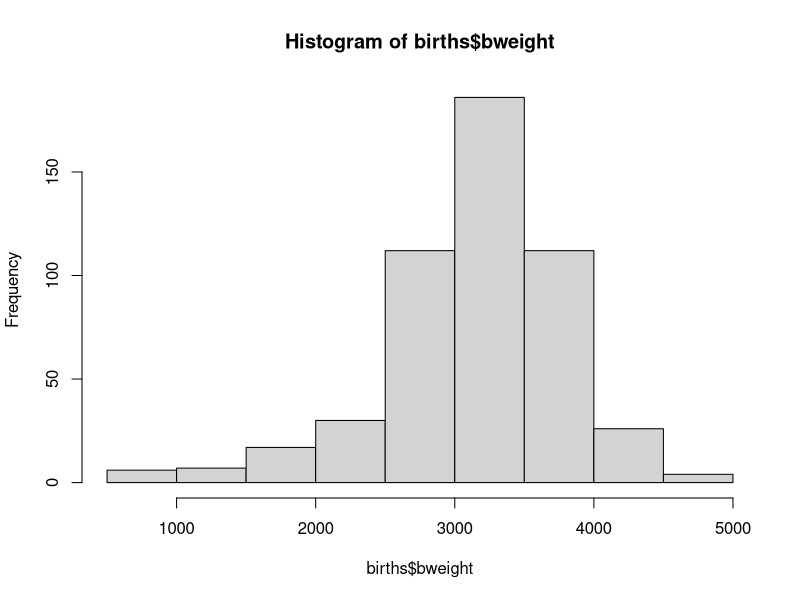
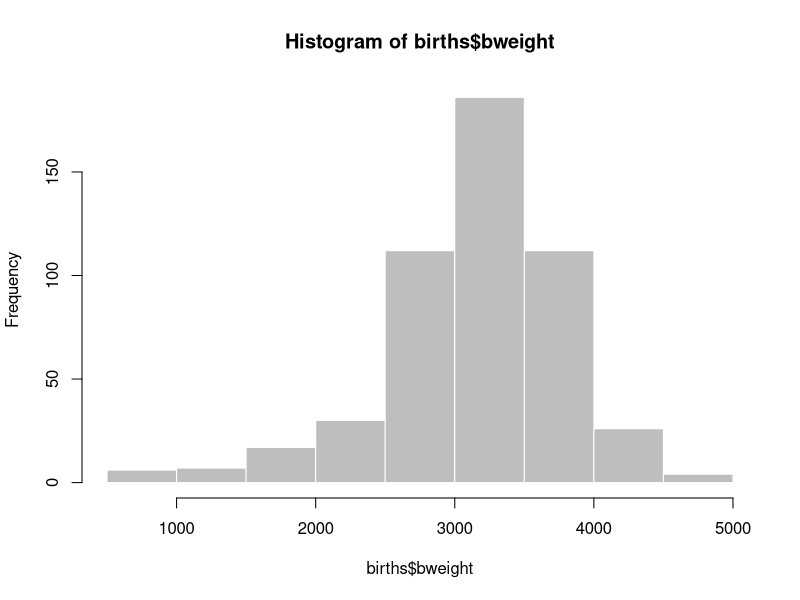
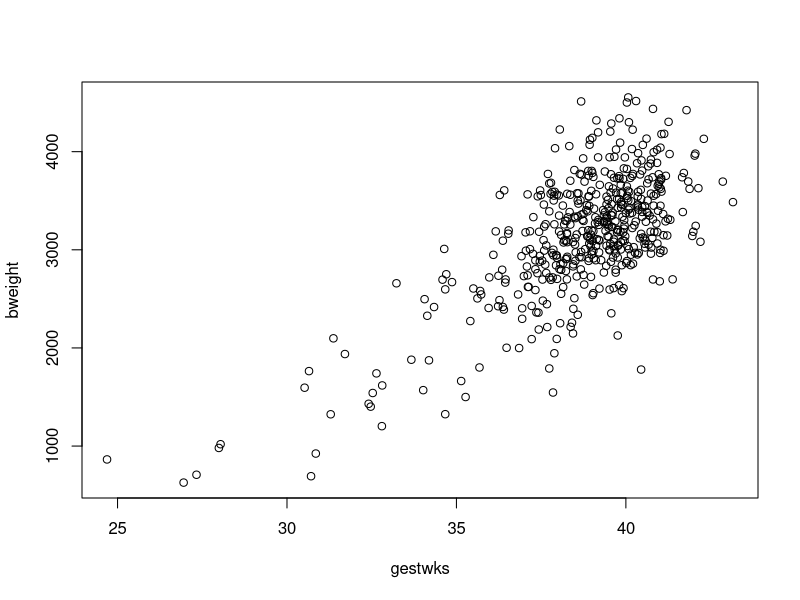
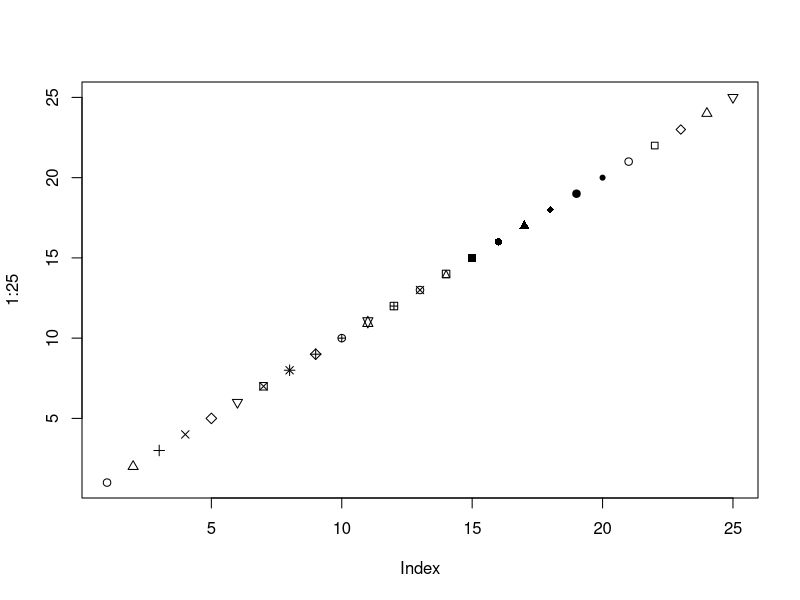
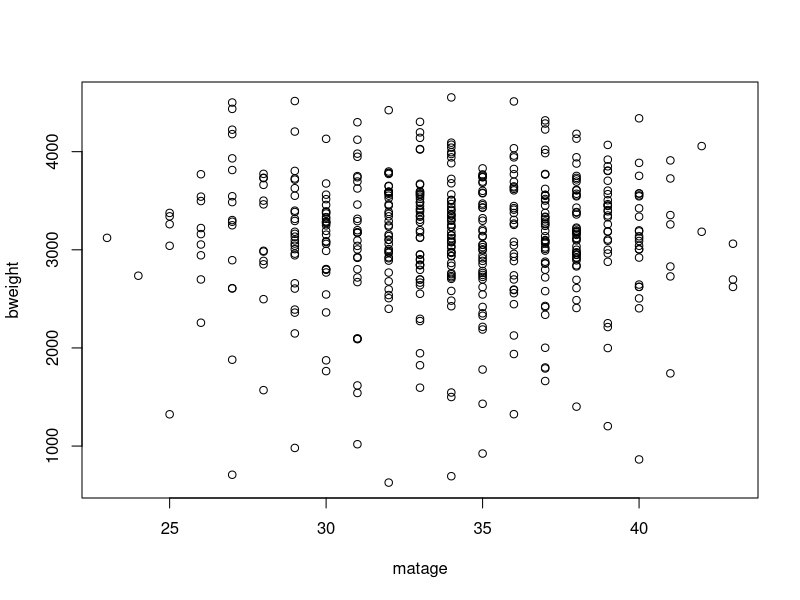
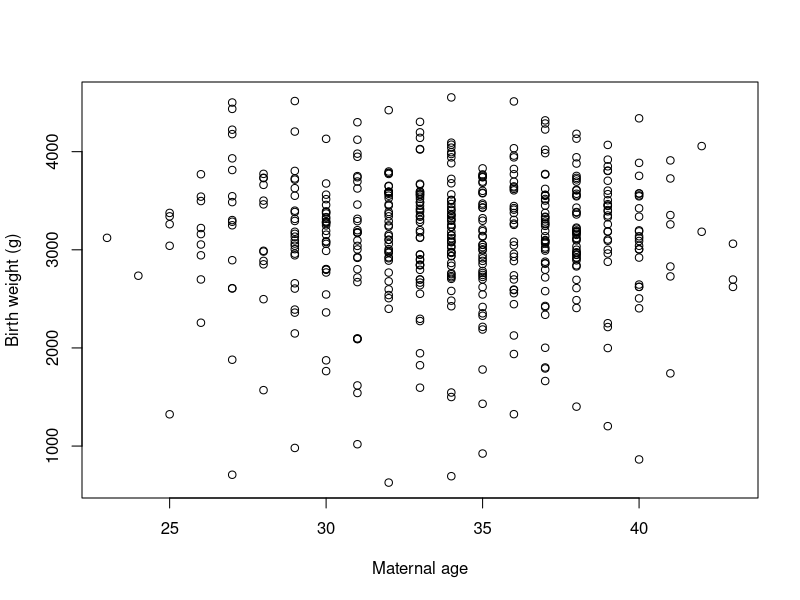
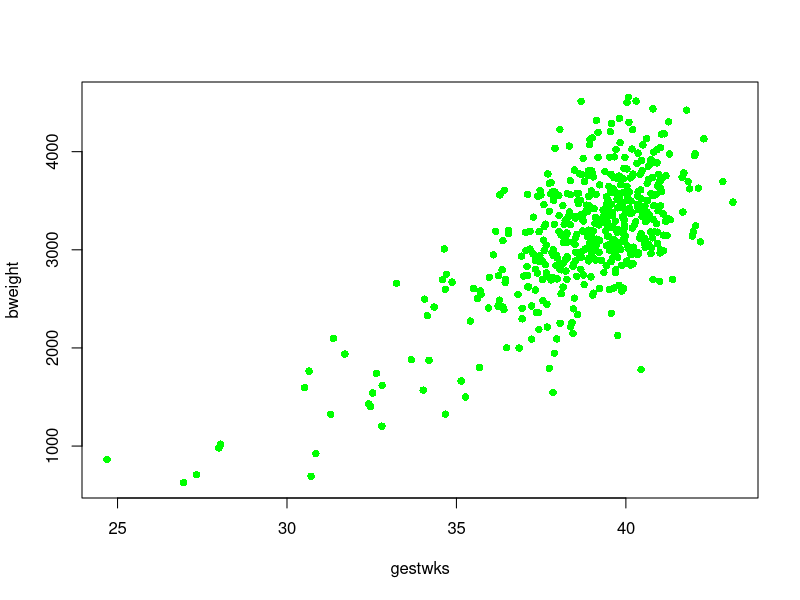
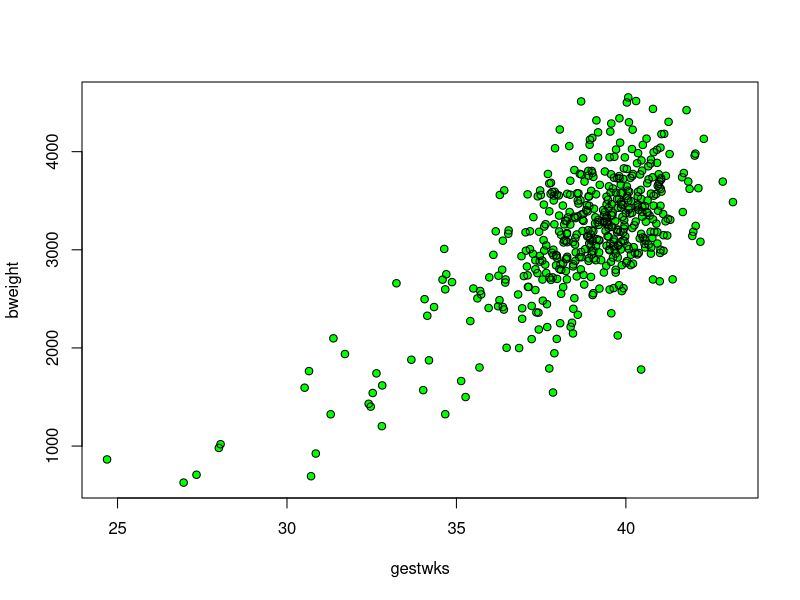

Recreate these plots in R, in order.
## ----include=FALSE------------------------------------------------------------
knitr::opts_chunk$set(debug = FALSE, prefix.string = "./graph/graph-intro")


## -----------------------------------------------------------------------------
library(Epi)
data(births)
str(births)


## -----------------------------------------------------------------------------
hist(births$bweight)


## ----eval=FALSE---------------------------------------------------------------
# help(hist)


## -----------------------------------------------------------------------------
hist(births$bweight, col = "gray", border = "white")


## -----------------------------------------------------------------------------
with(births, plot(gestwks, bweight))


## -----------------------------------------------------------------------------
plot(1:25, pch = 1:25)


## -----------------------------------------------------------------------------
with(births, plot(matage, bweight))


## -----------------------------------------------------------------------------
with( births, 
  plot(matage, bweight, 
    xlab = "Maternal age", 
    ylab = "Birth weight (g)"
  ))


## -----------------------------------------------------------------------------
with(births, plot(gestwks, bweight, pch = 16, col = "green"))


## -----------------------------------------------------------------------------
with(births, plot(gestwks, bweight, pch = 16, col = "green"))
with(births, points(gestwks, bweight, pch = 1))


## -----------------------------------------------------------------------------
with(births, plot(gestwks, bweight, type = "n"))
with(
  births, 
  points(gestwks[sex == 1], bweight[sex == 1], col = "blue")
)
with(
  births, 
  points(gestwks[sex == 2], bweight[sex == 2], col = "red")
)


## -----------------------------------------------------------------------------
with(births, plot(gestwks, bweight, type = "n"))
with(
  births, 
  points(gestwks[sex == 1], bweight[sex == 1], col = "blue")
)
with(
  births, 
  points(gestwks[sex == 2], bweight[sex == 2], col = "red")
)
legend(
  "topleft", 
  pch = 1, 
  legend = c("Boys", "Girls"), 
  col = c("blue", "red")
)


## -----------------------------------------------------------------------------
with(births, plot(gestwks, bweight, type = "n"))
with(
  births, 
  points(gestwks[sex == 1], bweight[sex == 1], col = "blue")
)
with(
  births, 
  points(gestwks[sex == 2], bweight[sex == 2], col = "red")
)
legend(
  "topleft", 
  pch = 1, 
  legend = c("Boys", "Girls"), 
  col = c("blue", "red")
)
title(
  "Birth weight vs gestational weeks in 500 singleton births"
)


## -----------------------------------------------------------------------------
c("blue", "red")
births$sex


## -----------------------------------------------------------------------------
c("blue", "red")[births$sex]


## -----------------------------------------------------------------------------
with(
  births, 
  plot(gestwks, bweight, pch = 16, col = c("blue", "red")[sex])
)


## -----------------------------------------------------------------------------
births$oldmum <- (births$matage >= 40) + 1


## -----------------------------------------------------------------------------
with(
  births, 
  plot(
    gestwks, 
    bweight, 
    pch = c(16, 3)[oldmum], 
    col = c("blue", "red")[sex]
  )
)


## -----------------------------------------------------------------------------
with(
  births, 
  plot(
    gestwks, 
    bweight, 
    pch = c(16, 3)[(matage >= 40) + 1], 
    col = c("blue", "red")[sex]
  )
)


## -----------------------------------------------------------------------------
rainbow(4)


## -----------------------------------------------------------------------------
plot(0:10, pch = 16, cex = 3, col = gray(0:10 / 10))
points(0:10, pch = 1, cex = 3)


## ----eval=FALSE---------------------------------------------------------------
# pdf(file = "bweight_gwks.pdf", height = 4, width = 4)
# with(births, plot(gestwks, bweight, col = c("blue", "red")[sex]))
# legend(
#   "topleft",
#   pch = 1,
#   legend = c("Boys", "Girls"),
#   col = c("blue", "red")
# )
# dev.off()


## ----eval=FALSE---------------------------------------------------------------
# help(par)


## -----------------------------------------------------------------------------
par(mfrow = c(2, 3))


## -----------------------------------------------------------------------------
par(mfrow = c(1, 1))


## -----------------------------------------------------------------------------
with(births, plot(gestwks, bweight, col = c("blue", "red")[sex]))


## ----eval=FALSE---------------------------------------------------------------
# legend(
#   locator(1),
#   pch = 1,
#   legend = c("Boys", "Girls"),
#   col = c("blue", "red")
# )


## ----eval=FALSE---------------------------------------------------------------
# with(births, identify(gestwks, bweight))


## ----eval=FALSE---------------------------------------------------------------
# with(births, births[identify(gestwks, bweight), ])


## -----------------------------------------------------------------------------
plot(0:100,0:100,type="n",axes=F, xlab=" ",ylab=" ") # create an invisible plot for coordinate system
 points(30,30,pch=16,cex=10, col="blue")
 text(30,50,"big blue dot")
 points(60,60,pch=16,cex=2, col="red")
 text(60,70,"small red dot")
 arrows(40,40,55,55) # you can customize it for nicer arrows (see help)
 text(45,50,expression(beta)) 
